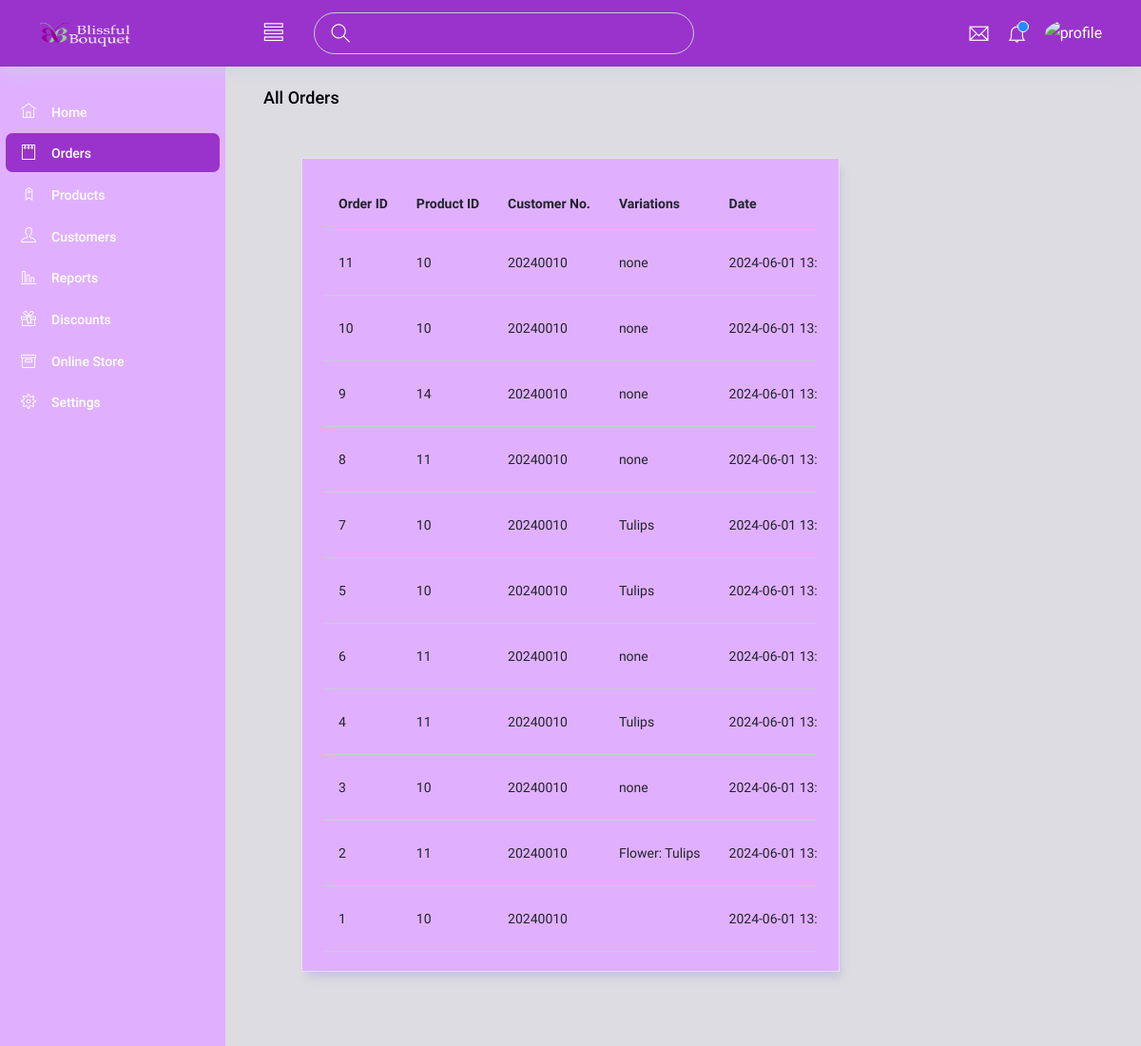
The page /admin/pages/orders/allorders.php on the database its author committed.
### tables this page shows
CREATE TABLE `orders` (
  `order_id` int NOT NULL,
  `prod_id` int NOT NULL,
  `cust_Num` int NOT NULL,
  `variations` varchar(255) NOT NULL,
  `quantity` int NOT NULL,
  `totalPrice` decimal(10,2) NOT NULL,
  `cash` decimal(10,2) NOT NULL,
  `date_purchase` timestamp NULL DEFAULT CURRENT_TIMESTAMP,
  `status` varchar(50) DEFAULT 'Pending'
);

CREATE TABLE `customers` (
  `cust_Num` int NOT NULL,
  `cust_Fname` varchar(255) DEFAULT NULL,
  `cust_Lname` varchar(255) DEFAULT NULL,
  `cust_username` varchar(255) DEFAULT NULL,
  `cust_email` varchar(255) DEFAULT NULL,
  `cust_password` varchar(255) DEFAULT NULL,
  `cust_PhoneNumber` varchar(50) DEFAULT NULL,
  `cust_Gender` varchar(20) DEFAULT NULL,
  `cust_Bdate` date DEFAULT NULL,
  `cust_profPic` varchar(255) DEFAULT NULL
);

### admin/pages/orders/allorders.php (the view, shortened to what this page needs)
<?php
$servername = "localhost";
$username = "root";
$password = "";
$dbname = "blissful_db";
$conn = new mysqli($servername, $username, $password, $dbname);
$sql = "
    SELECT
        o.order_id,
        o.prod_id,
        c.cust_Num,
        o.variations,
        o.date_purchase AS order_date,
        o.totalPrice AS total,
        o.status AS fulfillment_status,
        o.quantity AS total_items
    FROM
        orders o
    JOIN
        customers c ON o.cust_Num = c.cust_Num
    ORDER BY
        o.date_purchase DESC";
$result = $conn->query($sql);
$orders = [];
if ($result->num_rows > 0) {
  while ($row = $result->fetch_assoc()) {
    $orders[] = $row;
  }
}
?>
<!DOCTYPE html>
<html lang="en">
<head>
  <link rel="stylesheet" href="../../vendors/ti-icons/css/themify-icons.css">
  <link rel="stylesheet" href="../../vendors/base/vendor.bundle.base.css">
  <link rel="stylesheet" href="../../css/style.css">
</head>
<body>
  <nav class="navbar col-lg-12 col-12 p-0 fixed-top d-flex flex-row">
    <div class="text-center navbar-brand-wrapper d-flex align-items-center justify-content-center">
      <a class="navbar-brand brand-logo me-5" href="../../index.html"><img src="../../images/BFL.png" class="me-2" alt="logo" /></a>
    </div>
    <div class="navbar-menu-wrapper d-flex align-items-center justify-content-end">
      <button class="navbar-toggler navbar-toggler align-self-center" type="button" data-toggle="minimize">
        <span class="ti-view-list"></span>
      </button>
      <ul class="navbar-nav mr-lg-2">
        <li class="nav-item nav-search d-none d-lg-block">
          <div class="input-group">
            <div class="input-group-prepend hover-cursor" id="navbar-search-icon">
              <span class="input-group-text" id="search">
                <i class="ti-search"></i>
              </span>
            </div>
            <input type="text" class="form-control" id="navbar-search-input" placeholder="" aria-label="search" aria-describedby="search">
          </div>
        </li>
      </ul>
      <ul class="navbar-nav navbar-nav-right">
        <li class="nav-item dropdown me-1">
          <a class="nav-link count-indicator dropdown-toggle d-flex justify-content-center align-items-center" id="messageDropdown" href="#" data-bs-toggle="dropdown">
            <i class="ti-email mx-0"></i>
          </a>
        </li>
        <li class="nav-item dropdown">
          <a class="nav-link count-indicator dropdown-toggle" id="notificationDropdown" href="#" data-bs-toggle="dropdown">
            <i class="ti-bell mx-0"></i>
            <span class="count"></span>
          </a>
        </li>
        <li class="nav-item nav-profile dropdown">
          <a class="nav-link dropdown-toggle" href="#" data-bs-toggle="dropdown" id="profileDropdown">
            <img src="../../images/faces/aaaface.png" alt="profile" />
          </a>
        </li>
      </ul>
    </div>
  </nav>
  <div class="container-fluid page-body-wrapper">
    <nav class="sidebar sidebar-offcanvas" id="sidebar">
      <ul class="nav">
        <li class="nav-item">
          <a class="nav-link" href="../../home.php">
            <i class="ti-home menu-icon"></i>
            <span class="menu-title">Home</span>
          </a>
        </li>
        <li class="nav-item">
          <a class="nav-link" href="../../pages/orders/allorders.php">
            <i class="ti-notepad menu-icon"></i>
            <span class="menu-title">Orders</span>
          </a>
        </li>
        <li class="nav-item">
          <a class="nav-link" href="../../pages/products/collections.php">
            <i class="ti-tag menu-icon"></i>
            <span class="menu-title">Products</span>
          </a>
        </li>
        <li class="nav-item">
          <a class="nav-link" href="../../pages/customers/segments.html">
            <i class="ti-user menu-icon"></i>
            <span class="menu-title">Customers</span>
          </a>
        </li>
        <li class="nav-item">
          <a class="nav-link" href="../../pages/analytics/reports.html">
            <i class="ti-bar-chart-alt menu-icon"></i>
            <span class="menu-title">Reports</span>
          </a>
        </li>
        <li class="nav-item">
          <a class="nav-link" href="../../dis/discounts.html">
            <i class="ti-gift menu-icon"></i>
            <span class="menu-title">Discounts</span>
          </a>
        </li>
        <li class="nav-item">
          <a class="nav-link" href="../../pages/onlinestore/themes.html">
            <i class="ti-archive menu-icon"></i>
            <span class="menu-title">Online Store</span>
          </a>
        </li>
        <li class="nav-item">
          <a class="nav-link" href="../../settings/settings.html">
            <i class="ti-settings menu-icon"></i>
            <span class="menu-title">Settings</span>
          </a>
        </li>
      </ul>
    </nav>
    <div class="main-panel">
      <div class="content-wrapper">
        <div class="row">
          <div class="col-md-12 grid-margin">
            <div class="d-flex justify-content-between align-items-center">
              <div>
                <h4 class="font-weight-bold mb-0">All Orders</h4>
              </div>
            </div>
          </div>
        </div>
        <div class="main-panel">
          <div class="content-wrapper">
            <div class="col-lg-12 grid-margin stretch-card">
              <div class="card">
                <div class="card-body">
                  <div class="table-responsive">
                    <table class="table table-hover">
                      <thead>
                        <tr>
                          <th>Order ID</th>
                          <th>Product ID</th>
                          <th>Customer No.</th>
                          <th>Variations</th>
                          <th>Date</th>
                        </tr>
                      </thead>
                      <tbody>
                        <?php if (count($orders) > 0) : ?>
                          <?php foreach ($orders as $order) : ?>
                            <tr class="clickable-row" data-order-id="<?php echo $order['order_id']; ?>">
                              <td style="text-align: left;"><?php echo $order['order_id']; ?></td>
                              <td style="text-align: left;"><?php echo $order['prod_id']; ?></td>
                              <td style="text-align: left;"><?php echo $order['cust_Num']; ?></td>
                              <td style="text-align: left;"><?php echo $order['variations']; ?></td>
                              <td style="text-align: left;"><?php echo $order['order_date']; ?></td>
                            </tr>
                          <?php endforeach; ?>
                        <?php else : ?>
                          <tr>
                            <td colspan="6" style="text-align: center;">No orders found.</td>
                          </tr>
                        <?php endif; ?>
                      </tbody>
                    </table>
                  </div>
                </div>
              </div>
            </div>
          </div>
        </div>
      </div>
    </div>
</body>
</html>

### rows shown on the page
orders: order_id "11", prod "10", customers.cust_Num "20240010", variations "none", date_purchase "2024-06-01…"
orders: order_id "10", prod "10", customers.cust_Num "20240010", variations "none", date_purchase "2024-06-01…"
orders: order_id "9", prod "14", customers.cust_Num "20240010", variations "none", date_purchase "2024-06-01…"
orders: order_id "8", prod "11", customers.cust_Num "20240010", variations "none", date_purchase "2024-06-01…"
orders: order_id "7", prod "10", customers.cust_Num "20240010", variations "Tulips", date_purchase "2024-06-01…"
orders: order_id "5", prod "10", customers.cust_Num "20240010", variations "Tulips", date_purchase "2024-06-01…"
orders: order_id "6", prod "11", customers.cust_Num "20240010", variations "none", date_purchase "2024-06-01…"
orders: order_id "4", prod "11", customers.cust_Num "20240010", variations "Tulips", date_purchase "2024-06-01…"
orders: order_id "3", prod "10", customers.cust_Num "20240010", variations "none", date_purchase "2024-06-01…"
orders: order_id "2", prod "11", customers.cust_Num "20240010", variations "Flower: Tulips", date_purchase "2024-06-01…"
orders: order_id "1", prod "10", customers.cust_Num "20240010", date_purchase "2024-06-01…"
